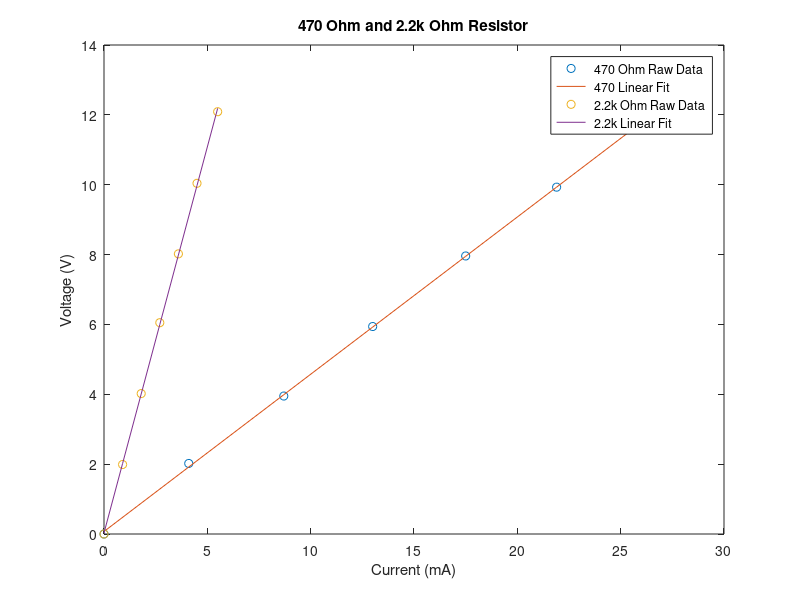

The MATLAB source for this figure: (Note: this script raises an error after producing the figure.)
% Circuits Lab Code

clear, clc, close all;

% Data for 2.2k 

volts2k = [0, 1.99, 4.02, 6.05, 8.02, 10.04, 12.09];
currents2k = [0, 0.9, 1.8, 2.7, 3.6, 4.5, 5.5];

% Data for 470

volts470 = [0, 2.02, 3.95, 5.94, 7.96, 9.93, 11.94];
currents470 = [0, 4.1, 8.7, 13, 17.5, 21.9, 26.4];

% Plot both together
fit470 = polyfit(currents470, volts470,1);
fit470poly = polyval(fit470, currents470);
fprintf('The slope of the 470 ohm fit is: %9.3f\n', fit470(1))
plot(currents470, volts470, 'o', currents470, fit470poly, '-')

hold on

fit2k = polyfit(currents2k, volts2k, 1);
fprintf('The slope of the 2.2k Ohm resistor is: %9.3f\n', fit2k(1))
fit2kpoly = polyval(fit2k, currents2k);
plot(currents2k, volts2k, 'o', currents2k, fit2kpoly, '-')
title( ' 470 Ohm and 2.2k Ohm Resistor ' )
xlabel( ' Current (mA) ' )
ylabel( ' Voltage (V) ' )
legend( ' 470 Ohm Raw Data ' , ' 470 Linear Fit ' , ' 2.2k Ohm Raw Data ' , ' 2.2k Linear Fit ' )

% Table for the 470 Ohm linear fit
T = table(currents470', volts470', fit470poly', (volts470 - fit470poly)' ...
, 'VariableNames', {'Currents', 'Volts', 'Fit', 'Error'});

% Write lab data to the file
writetable(T, '470OhmData.csv', 'Delimiter', ','); type '470OhmData.csv';

% Table for the 2.2k Ohm Linear Fit
T2 = table(currents2k', volts2k', fit2kpoly', (volts470 - fit2kpoly)' ...
, 'VariableNames', {'Currents', 'Volts', 'Fit', 'Error'});

% Wrie lab data to file
writetable(T2, '2kOhmData.csv', 'Delimiter', ','); type '2kOhmData.csv';
